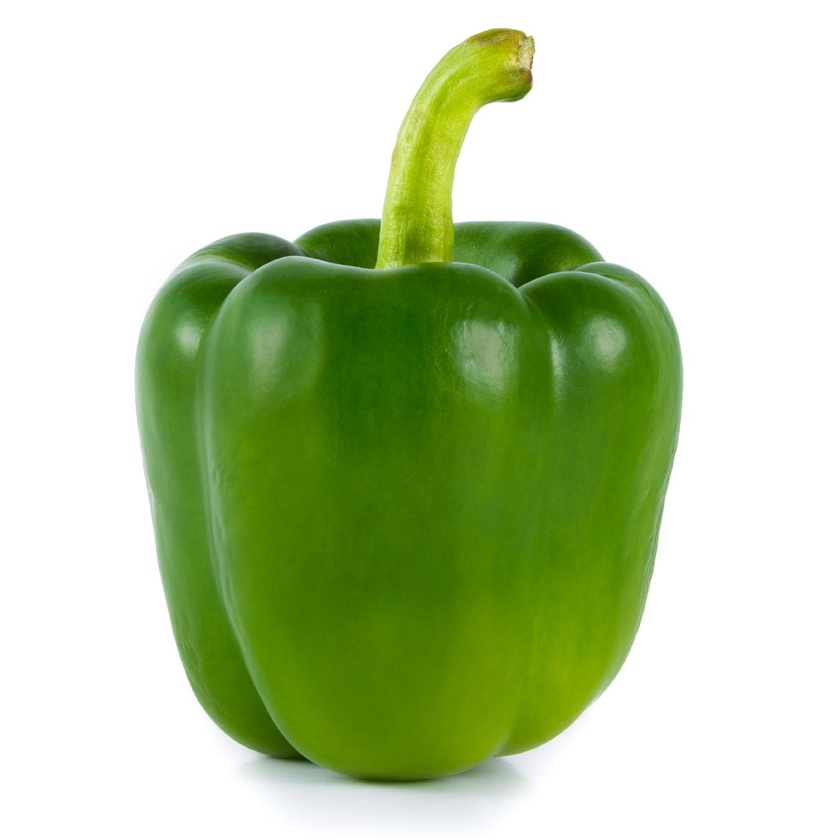
%> input picture PROJECT/Citra Latih/green_01.jpg, 840 x 840 px, shrunk from 1500 x 1500 before the run; its folder holds only this picture in this run
$ octave training.m   (GNU Octave 9; MATLAB toolbox functions it lacks are replaced by stand-ins)
%> lines starting %> are read from the running program, lines starting %| are printed output that depends on the picture
clc; clear; close all; warning off all;

folder = 'Citra latih';
filenames = dir(fullfile(folder, '*.jpg'));
images_total = numel(filenames);

train_input = zeros(6,images_total);

for i = 1:images_total
    full_name= fullfile(folder, filenames(i).name);
    Img = imread(full_name);
%> Img is the input picture: size 840x840x3 uint8; mean R, G, B 189.1, 206.5, 165.4
    Img = im2double(Img);
%> Img: size 840x840x3 double

    % Ekstraksi Ciri Warna RGB
    R = Img(:,:,1);
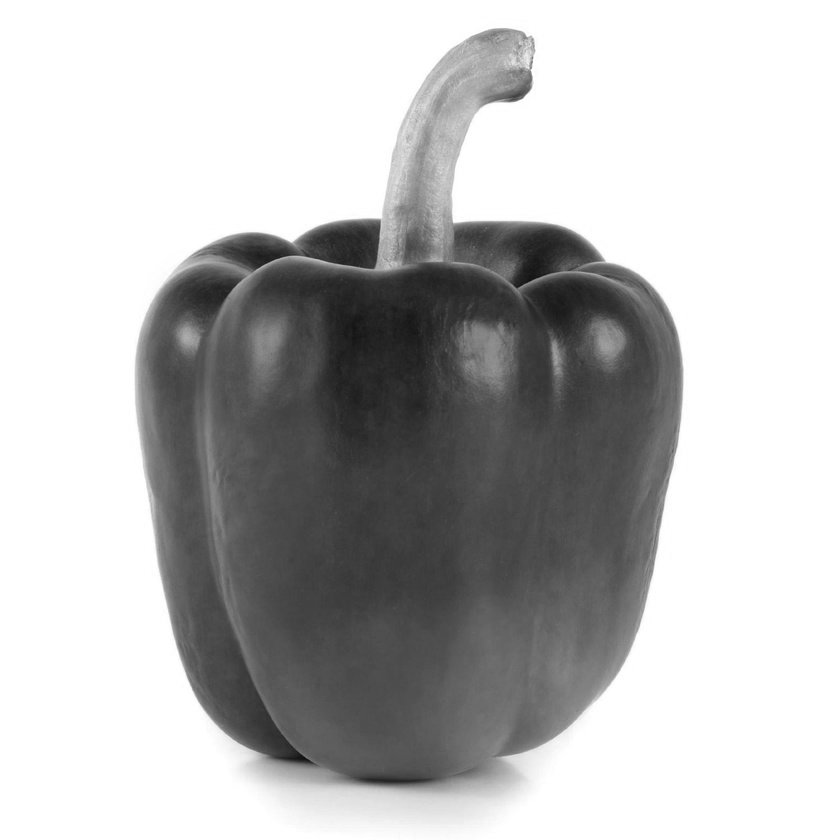
%> R: size 840x840 double; min 0.051, max 1, mean 0.741
    G = Img(:,:,2);
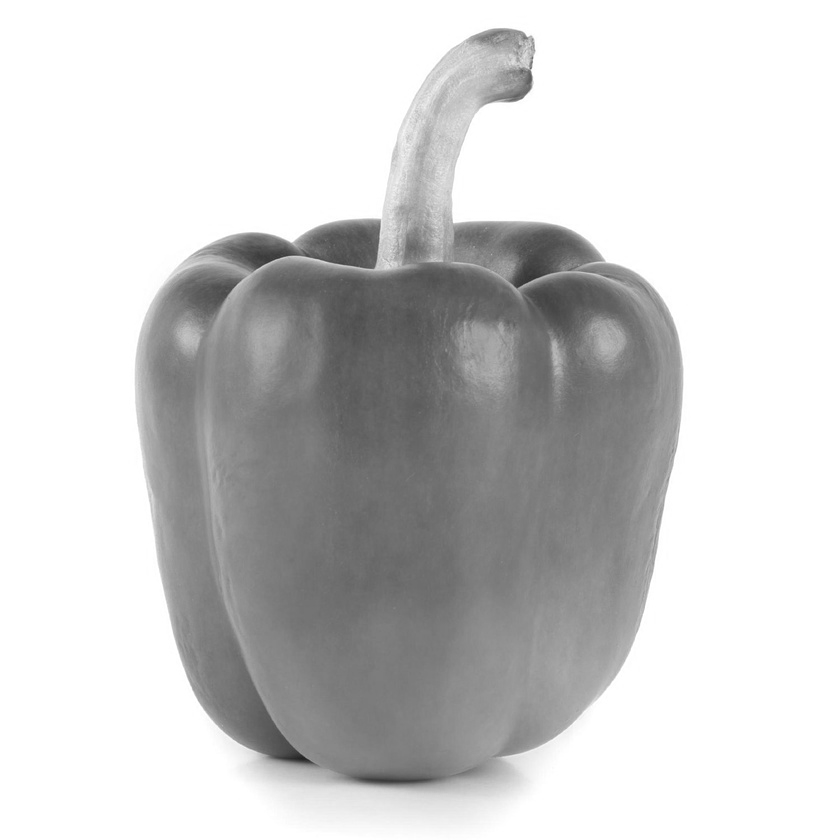
%> G: size 840x840 double; min 0.129, max 1, mean 0.81
    B = Img(:,:,3);
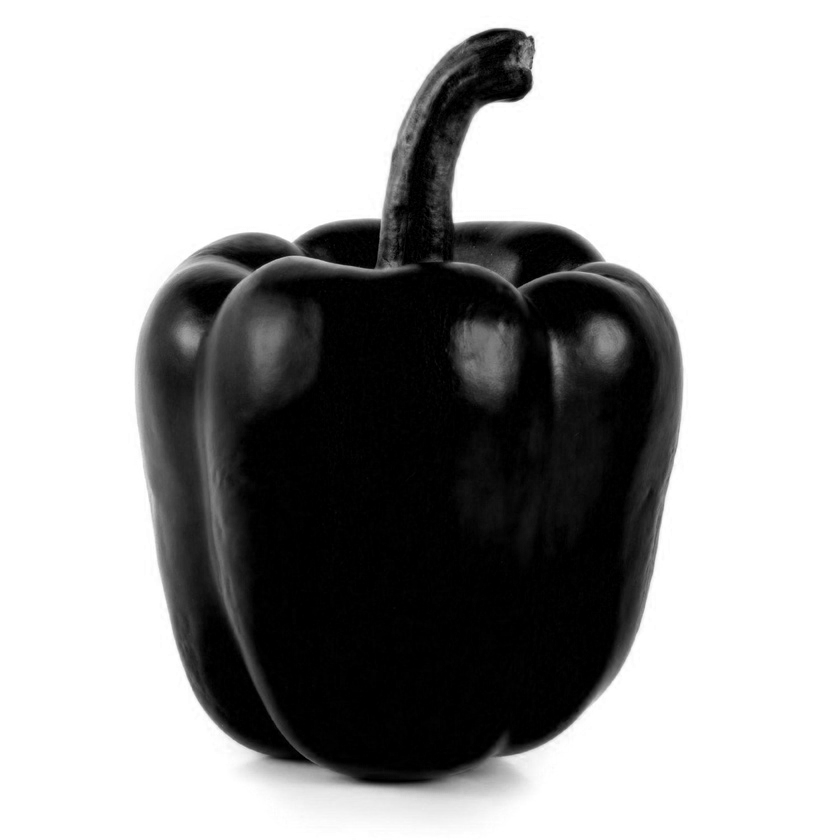
%> B: size 840x840 double; min 0, max 1, mean 0.649

    Red = mean2(R);
%> Red = 0.741
    Geen = mean2(G);
%> Geen = 0.81
    Blue = mean2(B);
%> Blue = 0.649

    % Ekstraksi Ciri Tekstur Filter Gabor
    I = (rgb2gray(Img));
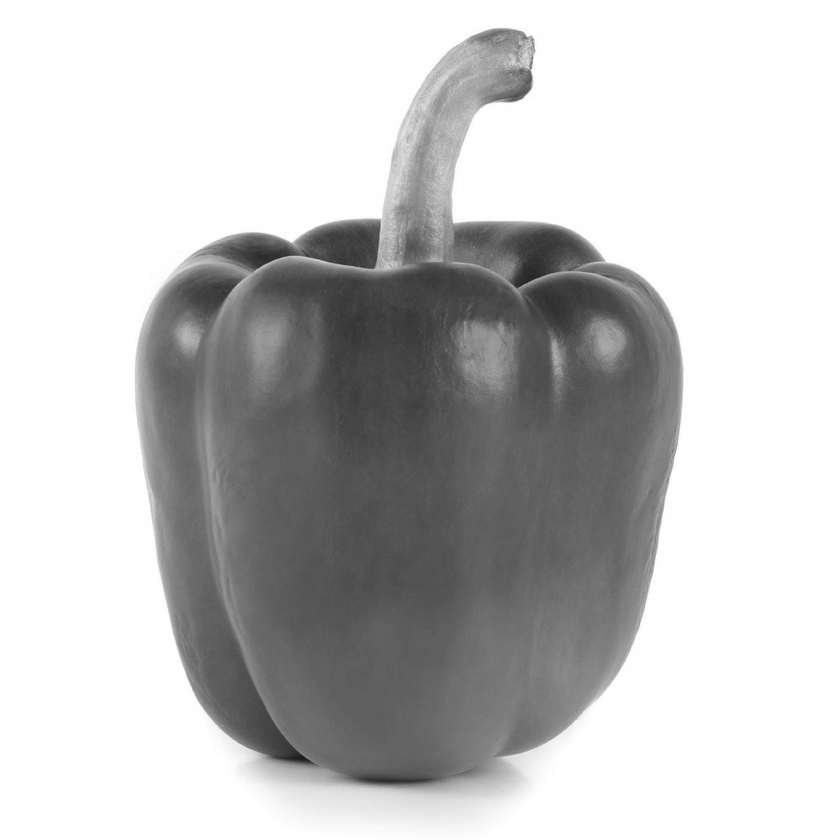
%> I: size 840x840 double; min 0.0959, max 1, mean 0.771
    wavelength = 4;
    orientation = 90;
%> (the run ends here)

$ run again, on PROJECT/Citra Latih/green_05.jpg
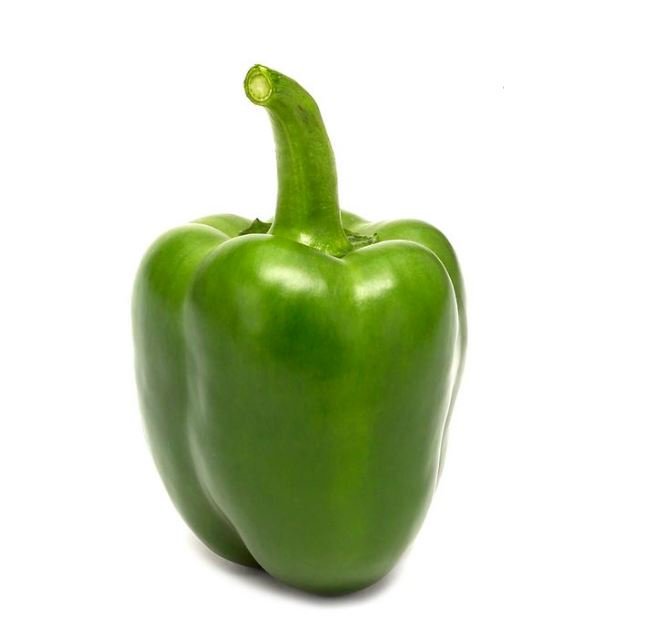
%> input picture PROJECT/Citra Latih/green_05.jpg, 668 x 619 px
%> Img is the input picture: size 619x668x3 uint8; mean R, G, B 211.3, 220.2, 196.5
%> Img: size 619x668x3 double
%> `G = Img(:,:,2);`:
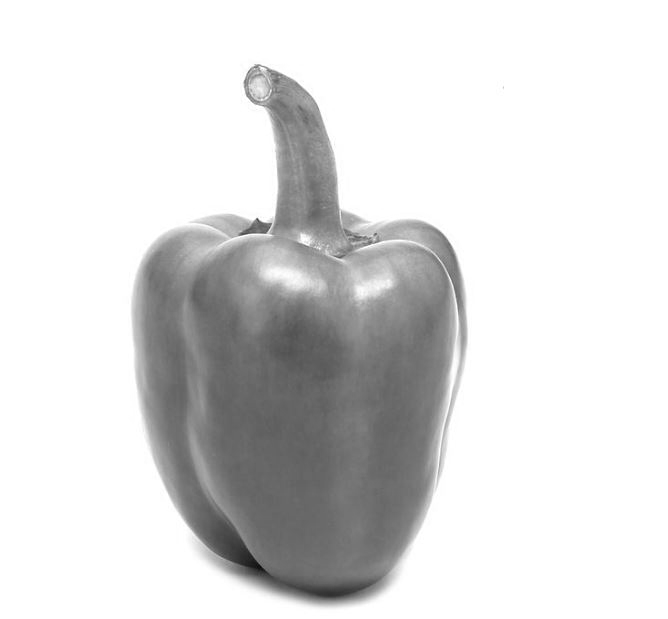
%> G: size 619x668 double; min 0.0314, max 1, mean 0.863
%> `B = Img(:,:,3);`:
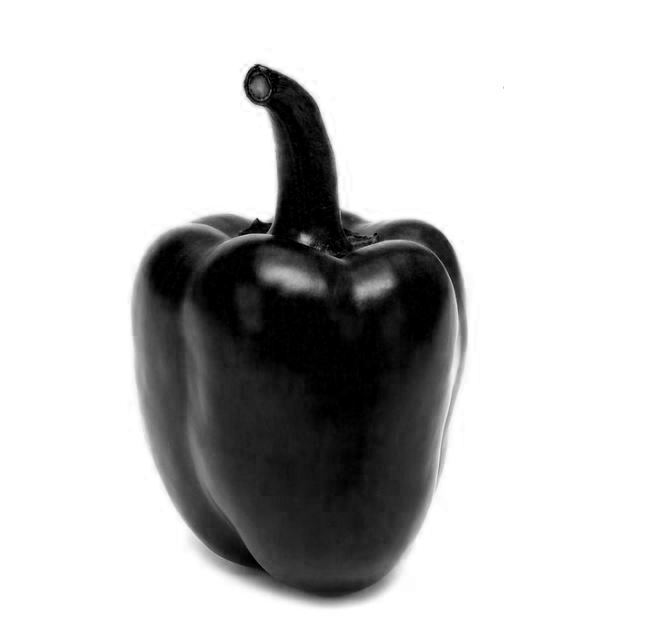
%> B: size 619x668 double; min 0, max 1, mean 0.771
%> Red = 0.829
%> Geen = 0.863
%> Blue = 0.771

$ run again, on PROJECT/Citra Latih/green_06.jpg
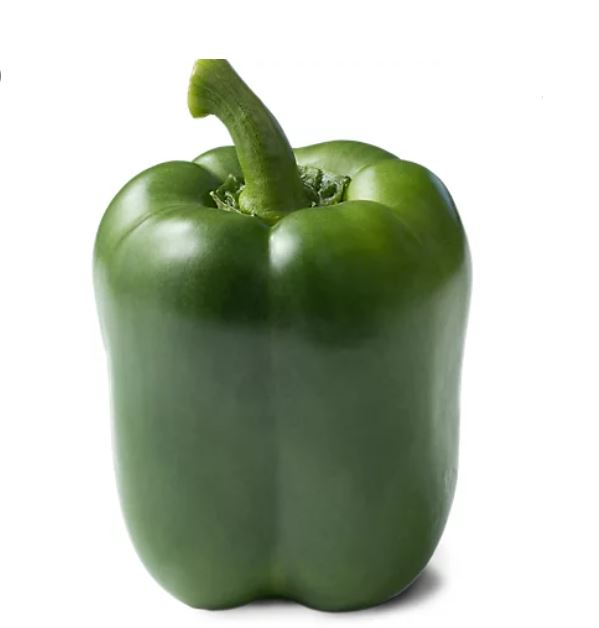
%> input picture PROJECT/Citra Latih/green_06.jpg, 599 x 628 px
%> Img is the input picture: size 628x599x3 uint8; mean R, G, B 182.7, 191.4, 175.6
%> Img: size 628x599x3 double
%> `G = Img(:,:,2);`:
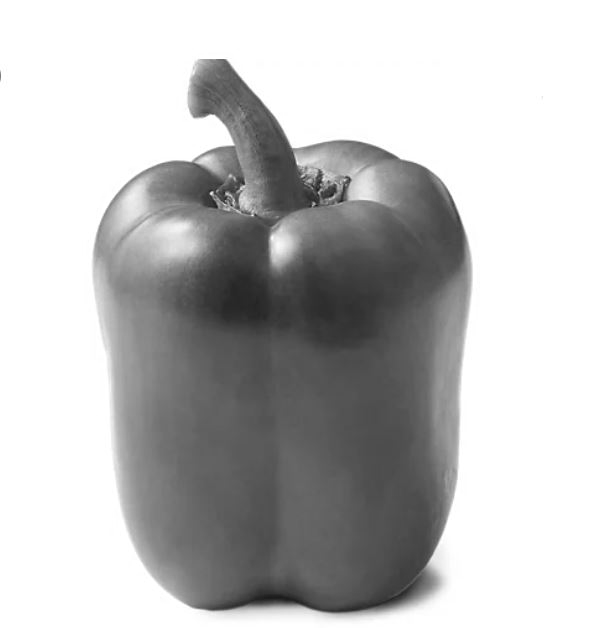
%> G: size 628x599 double; min 0.0745, max 1, mean 0.751
%> `B = Img(:,:,3);`:
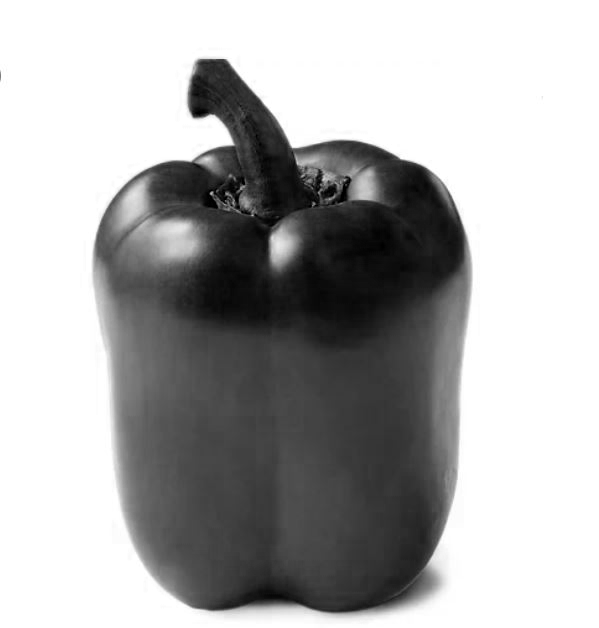
%> B: size 628x599 double; min 0, max 1, mean 0.689
%> Red = 0.717
%> Geen = 0.751
%> Blue = 0.689

$ run again, on PROJECT/Citra Latih/green_07.jpg
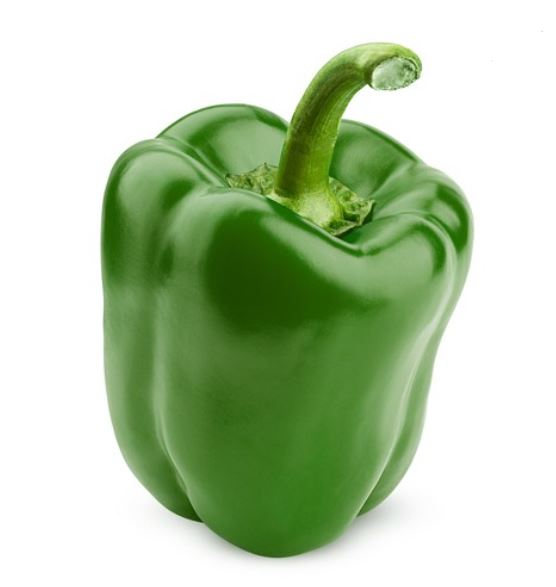
%> input picture PROJECT/Citra Latih/green_07.jpg, 556 x 587 px
%> Img is the input picture: size 587x556x3 uint8; mean R, G, B 185.2, 204.4, 172.5
%> Img: size 587x556x3 double
%> `B = Img(:,:,3);`:
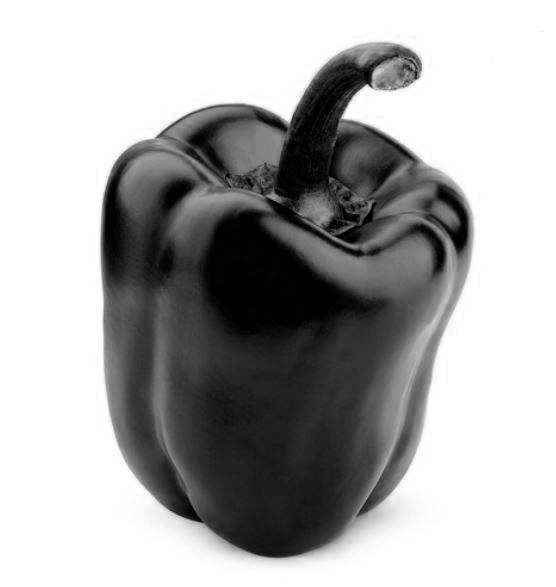
%> B: size 587x556 double; min 0, max 1, mean 0.677
%> Red = 0.726
%> Geen = 0.802
%> Blue = 0.677
%> `I = (rgb2gray(Img));`:
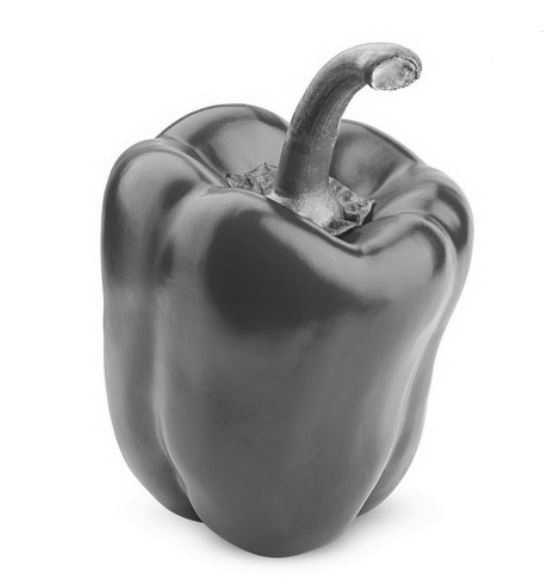
%> I: size 587x556 double; min 0.115, max 1, mean 0.765

$ run again, on PROJECT/Citra Latih/green_02.jpg
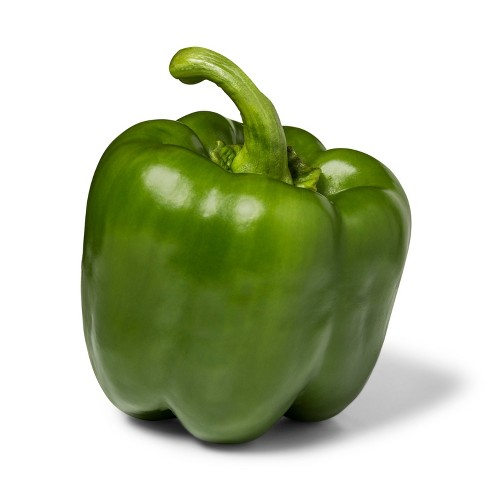
%> input picture PROJECT/Citra Latih/green_02.jpg, 488 x 488 px
%> Img is the input picture: size 488x488x3 uint8; mean R, G, B 185.5, 194.8, 165.2
%> Img: size 488x488x3 double
%> `B = Img(:,:,3);`:
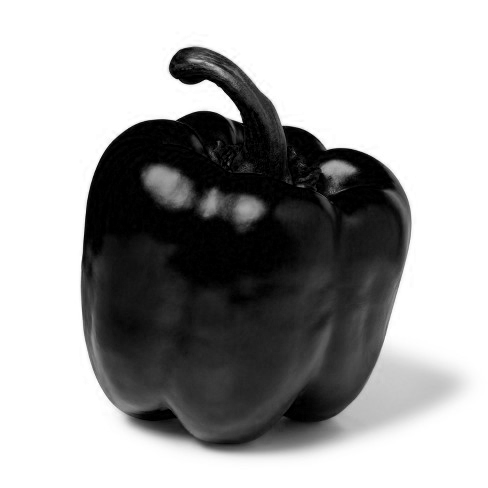
%> B: size 488x488 double; min 0, max 1, mean 0.648
%> Red = 0.727
%> Geen = 0.764
%> Blue = 0.648
